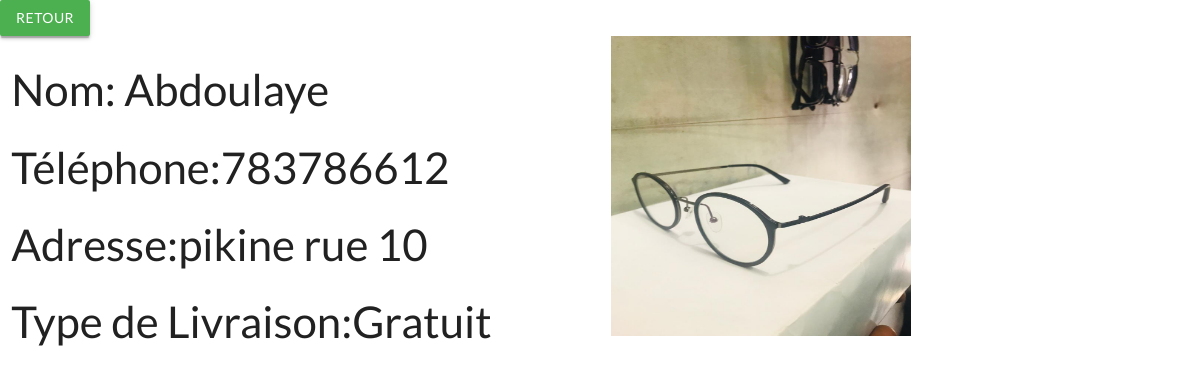
Screenshot of /membre/detail/4/ with the database file from the repository.
### achat/models.py (models this page shows, shortened)
class Achat(models.Model):
    tel=models.CharField(max_length=250)
    nom=models.CharField(max_length=250)
    adresse=models.CharField(max_length=250)
    livraison=models.CharField(max_length=250)
    lunette=models.ImageField(upload_to="photos/achat")
    date=models.DateTimeField(default=timezone.now)
    prix=models.DecimalField(max_digits=50,decimal_places=2,default=00000.00)

### administration/views.py (the view)
# urls.py: path('detail/<int:id>/',views.detail,name="detail"),
def detail(request,id):
    achat=get_object_or_404(Achat,id=id)
    context={
        'achat':achat,
        'date':timezone.now()
    }
    return render(request,'administration/detail.html',context)

### administration/templates/administration/detail.html (shortened to what this page needs)
{% load static %}
<!DOCTYPE html>
<html lang="en">
<head>
    <link rel="stylesheet" href="{% static 'css/base.css' %}">
  <link rel="stylesheet" href="https://cdnjs.cloudflare.com/ajax/libs/materialize/1.0.0/css/materialize.min.css">
    <link rel="stylesheet" type="text/css" href="https://cdnjs.cloudflare.com/ajax/libs/animate.css/3.5.2/animate.css">
    <link rel="stylesheet" href="https://use.fontawesome.com/releases/v5.6.3/css/all.css">
</head>
<body>
    <a href="{% url 'administration:reception' %}" class="btn large green white-text">Retour</a>
    <div class="row">
        <div class="col s12 m6">
            <h3>Nom: {{achat.nom.capitalize}}</h3>
            <h3>Téléphone:{{achat.tel}}</h3>
            <h3>Adresse:{{achat.adresse}}</h3>
            <h3>Type de Livraison:{{achat.livraison.capitalize}}</h3>
        </div>
        <div class="col s12 m6">
            <img src="{{achat.lunette.url}}" width="300px" height="300px" alt="" srcset="">
        </div>
    </div>
</body>
</html>

### static/css/base.css (style rules this page uses)
body { margin:0 0; padding:0 0; line-height: 1; font-family: 'Lato'; }

### rows the page displays
Achat: nom "Abdoulaye", tel "783786612", adresse "pikine rue 10", livraison "Gratuit", lunette (picture)
